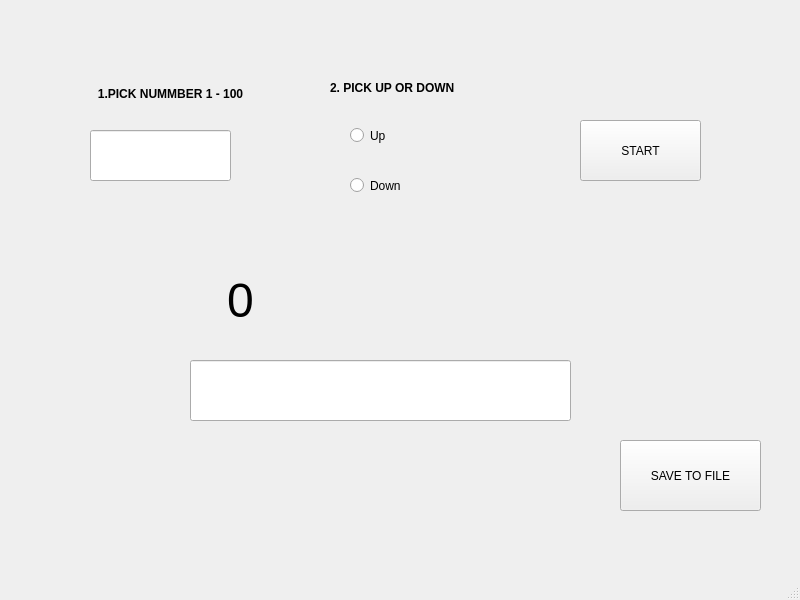
<?xml version="1.0" encoding="UTF-8"?>
<ui version="4.0">
 <class>MainWindow</class>
 <widget class="QMainWindow" name="MainWindow">
  <property name="geometry">
   <rect>
    <x>0</x>
    <y>0</y>
    <width>800</width>
    <height>600</height>
   </rect>
  </property>
  <property name="windowTitle">
   <string>MainWindow</string>
  </property>
  <widget class="QWidget" name="centralwidget">
   <widget class="QPushButton" name="BTN_Start">
    <property name="geometry">
     <rect>
      <x>580</x>
      <y>120</y>
      <width>121</width>
      <height>61</height>
     </rect>
    </property>
    <property name="text">
     <string>START</string>
    </property>
   </widget>
   <widget class="QLineEdit" name="Guess">
    <property name="geometry">
     <rect>
      <x>90</x>
      <y>130</y>
      <width>141</width>
      <height>51</height>
     </rect>
    </property>
    <property name="text">
     <string/>
    </property>
   </widget>
   <widget class="QRadioButton" name="BTN_Up">
    <property name="geometry">
     <rect>
      <x>350</x>
      <y>120</y>
      <width>101</width>
      <height>31</height>
     </rect>
    </property>
    <property name="text">
     <string>Up</string>
    </property>
   </widget>
   <widget class="QRadioButton" name="BTN_Down">
    <property name="geometry">
     <rect>
      <x>350</x>
      <y>170</y>
      <width>91</width>
      <height>31</height>
     </rect>
    </property>
    <property name="text">
     <string>Down</string>
    </property>
   </widget>
   <widget class="QPushButton" name="BTN_Save">
    <property name="geometry">
     <rect>
      <x>620</x>
      <y>440</y>
      <width>141</width>
      <height>71</height>
     </rect>
    </property>
    <property name="text">
     <string>SAVE TO FILE</string>
    </property>
   </widget>
   <widget class="QLabel" name="label">
    <property name="geometry">
     <rect>
      <x>50</x>
      <y>80</y>
      <width>241</width>
      <height>21</height>
     </rect>
    </property>
    <property name="font">
     <font>
      <pointsize>9</pointsize>
      <weight>75</weight>
      <bold>true</bold>
     </font>
    </property>
    <property name="text">
     <string>1.PICK NUMMBER 1 - 100</string>
    </property>
    <property name="alignment">
     <set>Qt::AlignBottom|Qt::AlignHCenter</set>
    </property>
   </widget>
   <widget class="QLabel" name="label_2">
    <property name="geometry">
     <rect>
      <x>330</x>
      <y>80</y>
      <width>141</width>
      <height>16</height>
     </rect>
    </property>
    <property name="font">
     <font>
      <pointsize>9</pointsize>
      <weight>75</weight>
      <bold>true</bold>
     </font>
    </property>
    <property name="text">
     <string>2. PICK UP OR DOWN</string>
    </property>
   </widget>
   <widget class="QLineEdit" name="Result">
    <property name="geometry">
     <rect>
      <x>190</x>
      <y>360</y>
      <width>381</width>
      <height>61</height>
     </rect>
    </property>
   </widget>
   <widget class="QLabel" name="Random">
    <property name="geometry">
     <rect>
      <x>200</x>
      <y>260</y>
      <width>81</width>
      <height>81</height>
     </rect>
    </property>
    <property name="font">
     <font>
      <pointsize>36</pointsize>
     </font>
    </property>
    <property name="text">
     <string>0</string>
    </property>
    <property name="alignment">
     <set>Qt::AlignCenter</set>
    </property>
   </widget>
  </widget>
  <widget class="QMenuBar" name="menubar">
   <property name="geometry">
    <rect>
     <x>0</x>
     <y>0</y>
     <width>800</width>
     <height>21</height>
    </rect>
   </property>
  </widget>
  <widget class="QStatusBar" name="statusbar"/>
 </widget>
 <resources/>
 <connections/>
</ui>
